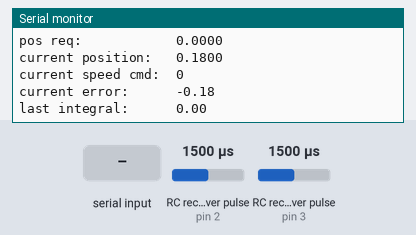
This sketch was run on a simulated Arduino Uno, built with avr-gcc and run on an emulated ATmega328P. Parts: the last lines printed to the serial monitor. Wiring (inferred from the names in the program): 2 × RC receiver channel: data pin 2 / data pin 3. Inputs (shaded band) come from the test bench; at power-on: RC receiver pulse (sensors on pin 2, pin 3) 1500 µs. The modem accepts every AT command (registered, SIM ready, sends succeed) and sends nothing else.

Above: at 3.2 s.
3.3 s: RC receiver pulse (sensor on pin 2) set to 1750 µs
At 3.55 s:
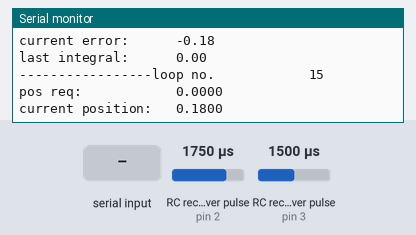
6.3 s: "90,45\n" received over Serial
7.8 s: "200\n" received over Serial
10.8 s: RC receiver pulse (sensor on pin 3) set to 1020 µs
At 11.6 s:
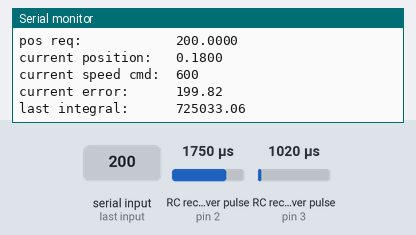
12.3 s: RC receiver pulse (sensor on pin 2) set to 1020 µs
At 12.8 s:
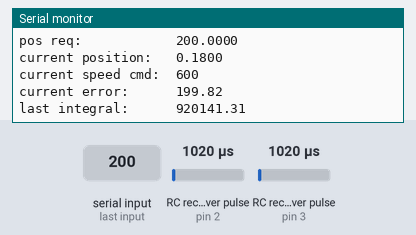
15.3 s: RC receiver pulse (sensor on pin 3) set to 1250 µs
At 16.2 s:
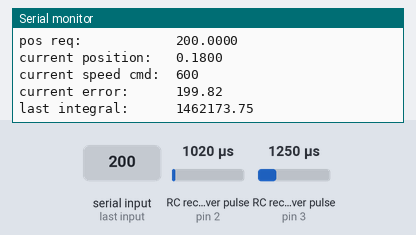
Timing chart, 0 to 17.8 s (numbered marks = the images above; inputs shaded):
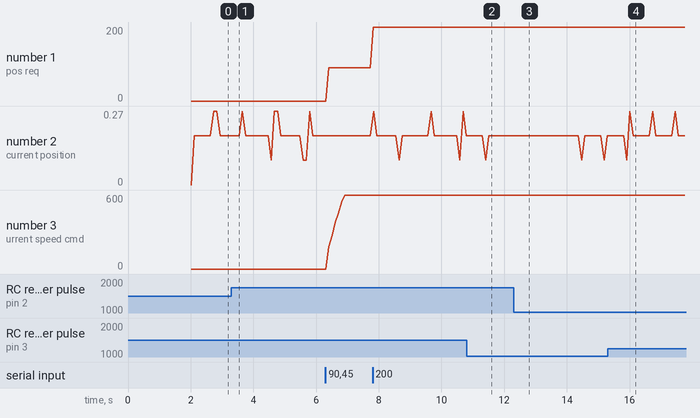

Measured:
- plotted number 1: 0 → 90 after the input at 6.3 s
- plotted number 3: 0 → 600 after the input at 6.3 s

The sketch:

EK210_quadrature_pos_control_demo.ino
```cpp
// (licence header left out)
/*
 * A journey of a thousand compiler errors begins with a single step
 */

// AltSoftSerial works much better than the SoftwareSerial library but only works for pins 8 and 9 on the UNO
#include <AltSoftSerial.h>
#include <avr/interrupt.h>
#include <math.h>
#include <string.h>

const uint8_t MAX_INPUT = 50;
AltSoftSerial smc_serial_1;
static int16_t pwr_req;
static uint8_t buffer_idx = 0;
bool on = false;
char input_buffer[MAX_INPUT];
char current_byte;

// these pins should never change so they are declared const
const uint8_t a_channel_pin = 2;
const uint8_t b_channel_pin = 3;

// global variables that are part of ISRs should be declared volatile
volatile int32_t enc_count = 0;

// this is the pulse per revolution count of the motor and will never change
static const double ppr = 1000.0;
static const double enc_scale_deg = 360.0 / (ppr * 4);

// keeping time
uint32_t print_time_ms_prev = 0;
uint32_t print_time_ms;
uint32_t pid_timer_prev;
uint32_t pid_timer;

// motor position variables
double motor_RPM;
double delta_pos = 0.0;
double pos = 0.0;
const static double zero_pos = 0.0;

void setup()
{
  // initializing encoder input pins
  pinMode(a_channel_pin, INPUT);
  pinMode(b_channel_pin, INPUT);

  // setting interrupts
  attachInterrupt(digitalPinToInterrupt(a_channel_pin), encoder_isr, CHANGE);
  attachInterrupt(digitalPinToInterrupt(b_channel_pin), encoder_isr, CHANGE);

  Serial.begin(115200);
  Serial.println("----------Starting Sequence-----------");
  Serial.println("-------Motor Control Test v0.2--------");
  Serial.println("---------------4/12/2020---------------");
  delay(2000);
  smc_serial_1.begin(19200);

  // write 0xAA so G2 can auto detect baud rate
  smc_serial_1.write(0xAA);

  // Next, send the Exit Safe Start command, which clears the safe-start violation and lets the motor run.
  exitSafeStart();
  pid_timer_prev = 0;
  pid_timer = 0;
} // end of setup

void loop()
{
  pid_timer = millis();
  // non-volatile version of the encoder count
  static int32_t current_enc_count;
  static uint32_t loop_count = 0;
  static double calc_rpm;
  static double pos_req = 0.0;
  static double* p_pos_request = &pos_req;
  static int16_t speed_cmd = 0;
  static double error = 0;
  static double delta_t;
  static double last_integral = 0.0;
  static double* ptr_last_integral = &last_integral;

  // stop all interrupts while reading enc_count - this prevents interrupts from firing while we read/write enc_count
  cli();

  // write the enc_count value to the local variable and reset enc_count while interrupts are disabled
  current_enc_count = enc_count;
  enc_count = 0;
  pos = calc_pos(current_enc_count, enc_scale_deg, pos, zero_pos);

  // resume interrupts
  sei();

  if (Serial.available() > 0) {
    processIncomingByte(Serial.read(), p_pos_request);
    Serial.println("----------------processing byte----------------------");
  } // end if Serial.available()

  // pos_req = readPwrReq(pos_req);
  error = pos_req - pos;
  delta_t = pid_timer - pid_timer_prev;

  // power request is now a position request
  if (fabs(error) > 1.0) {
    speed_cmd = calc_pid_speed(pos, pos_req, double(delta_t), ptr_last_integral);
    pwr_req_send(speed_cmd);
  }
  else {
    speed_cmd = 0;
    pwr_req_send(speed_cmd);
    *ptr_last_integral = 0.0;
  } // end if fabs(error) > 2.0

  print_time_ms = millis();
  if (print_time_ms - print_time_ms_prev > 100.0) {
    Serial.print(F("-----------------loop no.            "));
    Serial.println(loop_count);
    Serial.print(F("pos req:            "));
    Serial.println(pos_req, 4);
    Serial.print(F("current position:   "));
    Serial.println(pos, 4);
    Serial.print(F("current speed cmd:  "));
    Serial.println(speed_cmd);
    Serial.print(F("current error:      "));
    Serial.println(error);
    Serial.print(F("last integral:      "));
    Serial.println(last_integral);
    loop_count++;
    print_time_ms_prev = print_time_ms;
  } // end if print_time_ms

  pid_timer_prev = pid_timer;
} // end of main loop


/****** FUNCTIONS *******/
/******************mapping position to speed********************/
int16_t calc_kp_speed(double current_point, double set_point) {
  //map speed based on magnitude of difference (linear mapping)
  double kp = 2.5;
  double current_diff = set_point - current_point;
  double mapped_diff;

  // going the shortest way to the commanded position
  if (current_diff >= 180.0) {
    mapped_diff = (360 - current_diff) * -1 * kp;
  }
  else if (current_diff < -180.0) {
    mapped_diff = (360 + current_diff) * kp;
  }
  else {
    mapped_diff = current_diff * kp;
  }// end if current_diff > 180

  int16_t mapped_speed = 0;

  if (mapped_diff >= 0.0) {
    mapped_speed = int16_t(mapped_diff + 0.5); //apparently casting doubles requires this?
  }
  else {
    mapped_speed = int16_t(mapped_diff - 0.5);
  }
  int16_t abs_speed = abs(mapped_speed);
  //set lower limit independent of direction
  if (abs_speed < 95) {
    mapped_speed = abs_speed / mapped_speed * 95; // this keeps the sign correct
  }
  else if (abs_speed > 600) {
    mapped_speed = abs_speed / mapped_speed * 600;
  } // end if mapped_dif >= 0.0

  return mapped_speed;
} // end of calc_kp_speed

int16_t calc_pid_speed(double current_point, double set_point, double dt, double* p_last) {
   //map speed based on magnitude of difference (linear mapping)
  double kp = 1;
  double ki = 0.01;
  double kd = 1;
  double current_diff = set_point - current_point;
  double mapped_diff;
  double error_rate = 0.0;
  double integral = 0.0;
  double last_integral = *p_last;
  // double integral = ((set_point - current_point) * dt) + last_error;
  double pid_calc = (kp * current_diff) + (kd * error_rate); //(ki * integral);

  // going the shortest way to the commanded position
  if (current_diff >= 180.0) {
    error_rate = (360 - current_diff) /  dt;
    integral = (360 - current_diff) * dt + last_integral;
    mapped_diff = ((360 - current_diff) * -1 * kp)  +  (error_rate * kd) + (integral * ki);
  }
  else if (current_diff < -180.0) {
    error_rate = (360 + current_diff) / dt;
    integral = (360 + current_diff) * dt + last_integral;
    mapped_diff = ((360 + current_diff) * kp) - (error_rate * kd) - (integral * ki);
  }
  else {
    error_rate = (set_point - current_point) / dt;
    integral = (current_diff * dt) + last_integral;
    mapped_diff = (current_diff * kp)  + (error_rate * kd) + (integral * ki);
  }// end if current_diff > 180

  *p_last = integral;

  int16_t mapped_speed = 0;

  if (mapped_diff >= 0.0) {
    mapped_speed = int16_t(mapped_diff + 0.5); //apparently casting doubles requires this?
  }
  else {
    mapped_speed = int16_t(mapped_diff - 0.5);
  }
  int16_t abs_speed = abs(mapped_speed);
  //set lower limit independent of direction
//  if (abs_speed < 65) {
//    mapped_speed = abs_speed / mapped_speed * 65; // this keeps the sign correct
//  }
  if (abs_speed > 600) {
    mapped_speed = abs_speed / mapped_speed * 600;
  } // end if mapped_dif >= 0.0

  return mapped_speed;
} // end of calc_pid_speed


// this function takes the old position of the motor and calculates the new position based on encoder ticks
double calc_pos(int32_t encoder_sum, double scale, double last_pos, double home_pos) {

  double new_pos;
  double angle_change = double(encoder_sum) * scale;

  new_pos = last_pos + angle_change - home_pos;

  // handle positive and negative position changes, plus position changes past 360 degrees
  if (new_pos < 0.0) {
    new_pos = (fmod(new_pos, 360.0) * -1.0) + 360;
  }
  else if (new_pos >= 359.9999) {
    new_pos = fmod(new_pos, 360.0);
  }
  else {
    ;;
  } // end if new_pos < 0.0

  return new_pos;
} // end of calc_pos

// required to allow motors to move
// must be called when controller restarts and after any error
void exitSafeStart() {
  smc_serial_1.write(0x83);
} // end of exitSafeStart

/*readPwrReq -- this sometimes drops 3rd digit if more than 2 are entered (100 -> 10) 0 -- using Nick Gammon's version instead*/
double readPwrReq(double last_req_pos){

  int32_t req;
  double out;
  if (!Serial.available() && !on ) {
    Serial.println("NO CMD RECEIVED");
    on = true;
    return 0;
  } // end of if !Serial.available()

  else if (Serial.available()){
      while (Serial.available() > 0) {
        //read one byte
        current_byte = Serial.read();

        //check for ASCII newline, add a \0 to terminate as a string
        if ( current_byte == '\n' ) {
          //end of message, reset buffer index
          req = strtol(input_buffer, NULL, 10);
          input_buffer[buffer_idx] = '\0';
          buffer_idx = 0;  //reset index to 'flush' the buffer
          return double(req);
        }
        else {
          //put in buffer
          input_buffer[buffer_idx] = current_byte;
          buffer_idx++;
        }
      }
  } // end of else if Serial.available()
  else{
    return last_req_pos;
  } // end of if !Serial.available()
} // end of readPwrReq

///////////////////NICK GAMMON http://www.gammon.com.au/serial
void process_data (const char * data, double * p_pos_req)
  {
  *p_pos_req = double(strtol(data, NULL, 10));
  }  // end of process_data

void processIncomingByte (const byte inByte,  double * p_pos_req)
  {
  static char input_line [MAX_INPUT];
  static unsigned int input_pos = 0;

  switch (inByte)
    {

    case '\n':   // end of text
      input_line [input_pos] = 0;  // terminating null byte

      // terminator reached! process input_line here ...
      process_data(input_line, p_pos_req);

      // reset buffer for next time
      input_pos = 0;
      break;

    case '\r':   // discard carriage return
      break;

    default:
      // keep adding if not full ... allow for terminating null byte
      if (input_pos < (MAX_INPUT - 1))
        input_line [input_pos++] = inByte;
      break;

    }  // end of switch

  } // end of processIncomingByte

///////////////////NICK GAMMON http://www.gammon.com.au/serial


/**************************************
 * pwr_req_send
 *
 * Sends power command to the motor controller
 */
void pwr_req_send(int16_t req_pwr) {

  byte MOTOR_CMD;

  //implement a range check

  if (req_pwr < 0 ) {
    MOTOR_CMD = 0x05;  //motor set forward (current encoder lookup table flips things)
  }
  else {
    MOTOR_CMD = 0x06;  //motor set reverse
  } // end of if req_pwr < 0

  int16_t SPEED_REQ = abs(req_pwr);

  // cap speed for now this should be
  if (SPEED_REQ > 1000){
    SPEED_REQ = 1000;
  }

  //next two lines are pololu magic
  //calculate data byte 1 (low 5 bits of speed)
  byte SPEED_LOW_BYTE = SPEED_REQ % 32;

  //calculate data byte 2 (high 7 bits of speed)
  byte SPEED_HIGH_BYTE = SPEED_REQ >> 5;

  //command packet via pololu protocol = (Protocol Byte) (Device Number) (Command Byte) (Data Byte 1) (Data Byte 2)

  //send command packet over serial
  smc_serial_1.write(0xAA);
  smc_serial_1.write(0x0D);

  smc_serial_1.write(MOTOR_CMD);
  //Serial.print("MOTOR_CMD: ");
  //Serial.println(MOTOR_CMD);

  smc_serial_1.write(SPEED_LOW_BYTE);
//  Serial.print("SPEED_LOW_BYTE: ");
//  Serial.println(SPEED_LOW_BYTE);
//
  smc_serial_1.write(SPEED_HIGH_BYTE);
//  Serial.print("SPEED_HIGH_BYTE: ");
//  Serial.println(SPEED_HIGH_BYTE);
} // end of pwr_req_send


/**************************************
 *ISR routine to
 *
 * Sends power command to the motor controller
 */
 /*Interrupt service routine--an ISR is a special function that runs when the conditions for the interrupt that are set above are met
These generally need to be short and efficient pieces of code, especially if we're trying to measure motor speed. The Arduino will
stop everything it's doing and then run the ISR if it detects an edge (a pulse) on the encoder channel.*/
// this was a really elegant solution I found at http://makeatronics.blogspot.com/2013/02/efficiently-reading-quadrature-with.html
void encoder_isr() {
    static int8_t lookup_table[] = {0,-1,1,0,1,0,0,-1,-1,0,0,1,0,1,-1,0};
    static uint8_t enc_val = 0;

    enc_val = enc_val << 2;
    enc_val = enc_val | ((PIND & 0b1100) >> 2);

    enc_count = enc_count + lookup_table[enc_val & 0b1111];
}
```
